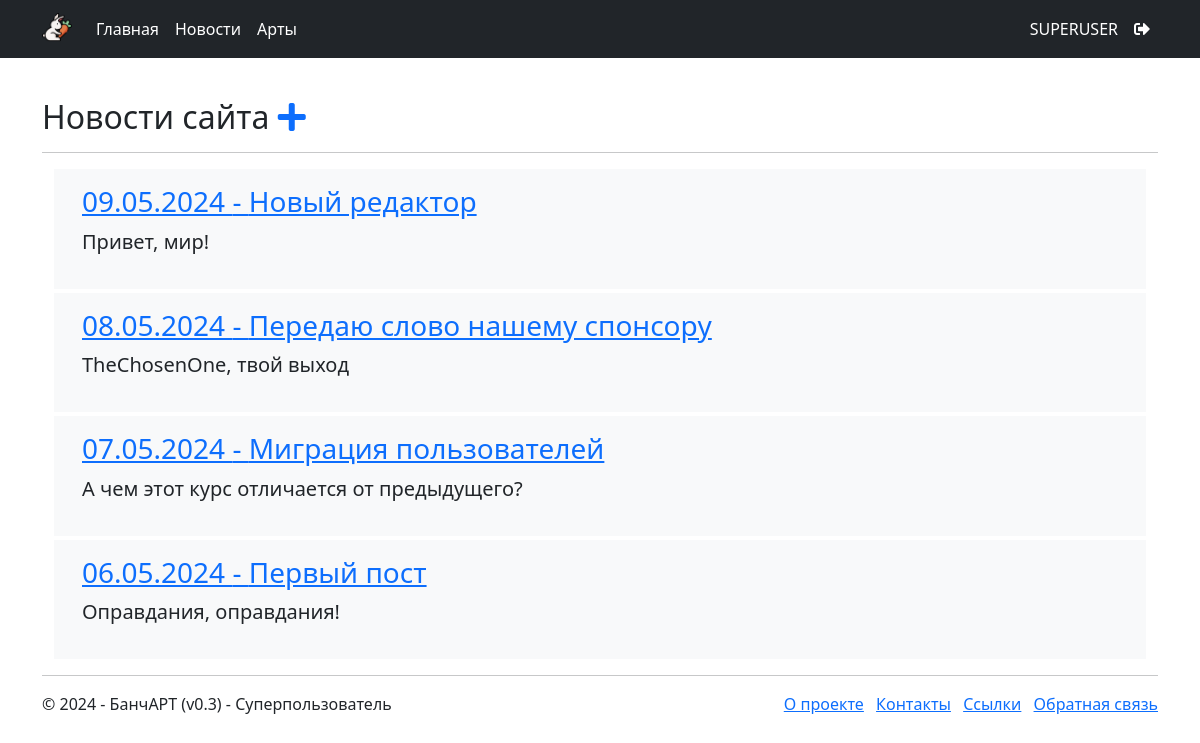
Screenshot of /news/site/ (signed in) with the database file from the repository.
### news/models.py (models this page shows, shortened)
class articles(models.Model):
    title = models.CharField('Заголовок', max_length = 50)
    description = models.CharField('Описание', max_length = 200)
    text = models.TextField('Текст')
    data = models.DateTimeField('Дата публикации', default = datetime.now())
    author = models.ForeignKey(User, null = True, blank = True,
    on_delete = models.SET_NULL, verbose_name = 'Автор')
    class Meta:
        ordering = ["-data"]
        verbose_name_plural = 'новости'
        verbose_name = 'новость'

### news/views.py (the view)
# urls.py: path('news/', include('news.urls'))
def news(request):
    assert isinstance(request, HttpRequest)
    return render(
        request, 'news/index.html',
        {
            'title':'Новости сайта',
            'newslist':articles.objects.all(),
            'year':datetime.now().year,
        }
    )

### news/templates/news/index.html
{% extends "main/layout.html" %}
{% block content %}
<h2>
	{{ title }}
	{% if user.is_superuser %}
	<a href="/admin/news/articles/add"><i class="fas fa-plus"></i></a>
	{% endif %}
</h2> <hr />
<div class="container">
	{% if newslist %}
	{% for article in newslist %}
	<div class="p-3 mb-1 bg-body-tertiary">
		<div class="container-fluid">
			<h3 class=""><a href="{% url 'article' n=article.id %}">
				{{ article.data|date:'d.m.Y' }} - {{ article.title }}
			</a></h3>
			<p class="fs-5">{{ article.description }}</p>
		</div>
	</div>
	{% endfor %}
	{% else %}
	<p>Здесь ничего нет...</p>
	{% endif %}
</div>
{% endblock %}

### main/templates/main/layout.html (shortened to what this page needs)
{% load static %}
<!DOCTYPE html>
<html>
<head>
    <link rel="stylesheet" href="{% static 'main/css/style.css' %}" />
	<link rel="stylesheet" href="{% static 'main/css/bootstrap.min.css' %}" />
	<link rel="stylesheet" href="http://use.fontawesome.com/releases/v5.8.2/css/all.css" />
</head>
<body>
	<nav class="navbar navbar-expand-lg bg-dark">
		<div class="container">
			<a class="navbar-brand" href="{% url 'home' %}">
				<img src="{% static 'main/bnuuy.png' %}" alt="brand">
			</a>
			<div class="collapse navbar-collapse" id="navbarSupportedContent">
				<ul class="navbar-nav me-auto mb-2 mb-lg-0">
					<li class="nav-item">
						<a class="nav-link text-white" href="{% url 'home' %}">Главная</a>
					</li>
					<li class="nav-item">
						<a class="nav-link text-white" href="{% url 'news' %}">Новости</a>
					</li>
					<li class="nav-item">
						<a class="nav-link text-white" href="{% url 'arts' %}">Арты</a>
					</li>
				</ul>
				<ul class="navbar-nav navbar-right">
					{% if user.is_authenticated %}
					<li class="nav-item">
						<a class="nav-link text-white">{{ user.username }}</a>
					</li>
					<form id="logoutForm" action="/logout/" method="post" class="navbar-right">
						<li class="nav-item"><a class="nav-link text-white" href="javascript:document.getElementById('logoutForm').submit()">
							<i class="fas fa-sign-out-alt"></i></a>
						</li>
					</form>
					{% else %}
					<li class="nav-item">
						<a class="nav-link text-white" href="{% url 'login' %}"><i class="fas fa-sign-in-alt"></i></a>
					</li>
					{% endif %}
				</ul>
			</div>
		</div>
	</nav>
    <div class="container body-content">
        {% block content %}
        {% endblock %}
        <hr/>
		<div class="row">
            <div class="col-md-6">
                <p>
					&copy; {{ year }} - БанчАРТ (v0.3)
					{% if user.is_superuser %} - Суперпользователь {% endif %}
				</p>
            </div>
            <div class="col-md-6 text-end">
                <ul class="list-inline footer-links">
                    <li class="list-inline-item">
                        <a href="{% url 'about' %}">О проекте</a>
                    </li>
                    <li class="list-inline-item">
                        <a href="{% url 'contact' %}">Контакты</a>
                    </li>
                    <li class="list-inline-item">
                        <a href="{% url 'links' %}">Ссылки</a>
                    </li>
					<li class="list-inline-item">
                        <a href="{% url 'pool' %}">Обратная связь</a>
                    </li>
                </ul>
            </div>
        </div>
    </div>
</body>
</html>

### main/static/main/css/style.css (style rules this page uses)
.navbar-brand img { width: 30px; position: relative; top:-3px; }
.body-content { margin-top: 40px; }

### rows the page displays
articles: data "09.05.2024", title "Новый редактор", description "Привет, мир!"
articles: data "08.05.2024", title "Передаю слово нашему спонсору", description "TheChosenOne, твой выход"
articles: data "07.05.2024", title "Миграция пользователей", description "А чем этот курс отличается от предыдущего?"
articles: data "06.05.2024", title "Первый пост", description "Оправдания, оправдания!"

### other values shown
{{ user.username }} "SUPERUSER"
{{ title }} "Новости сайта"
